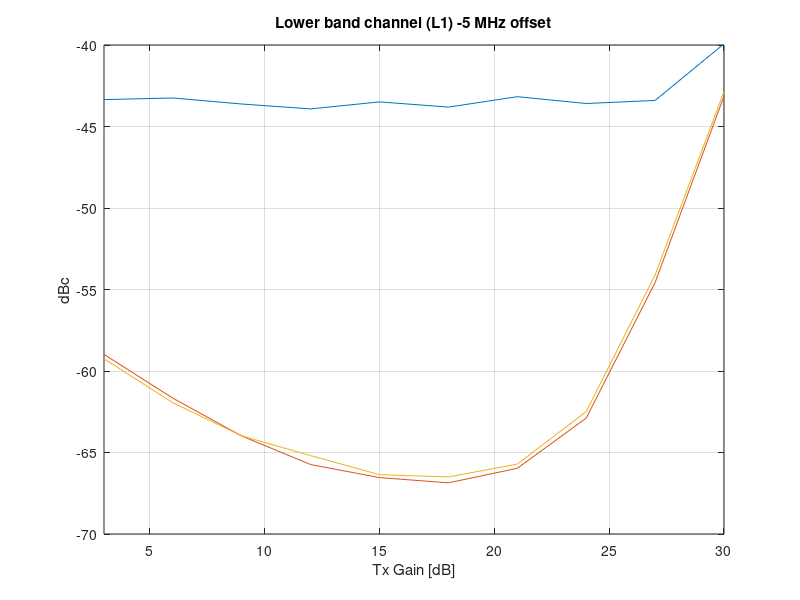
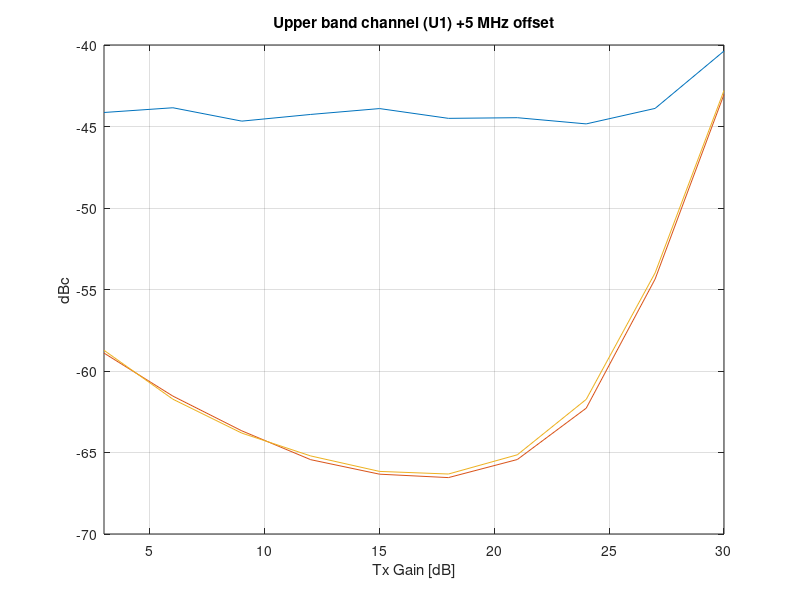
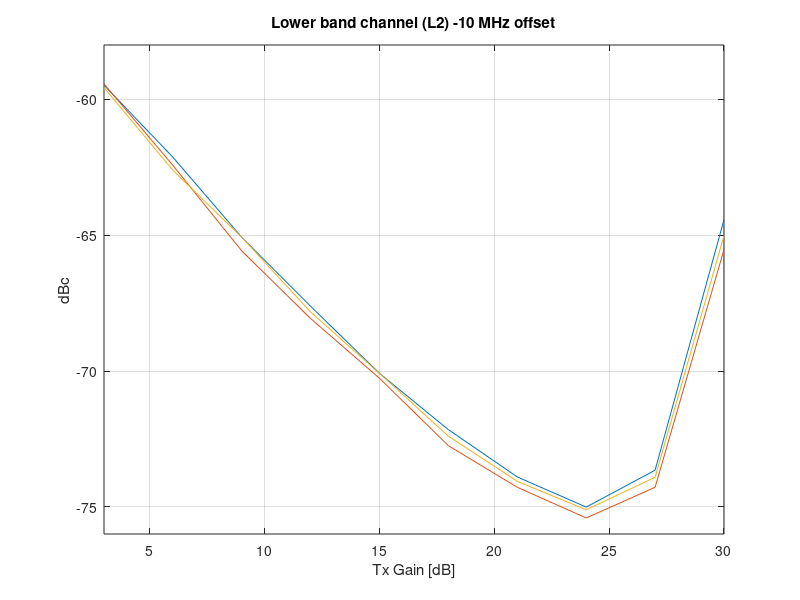
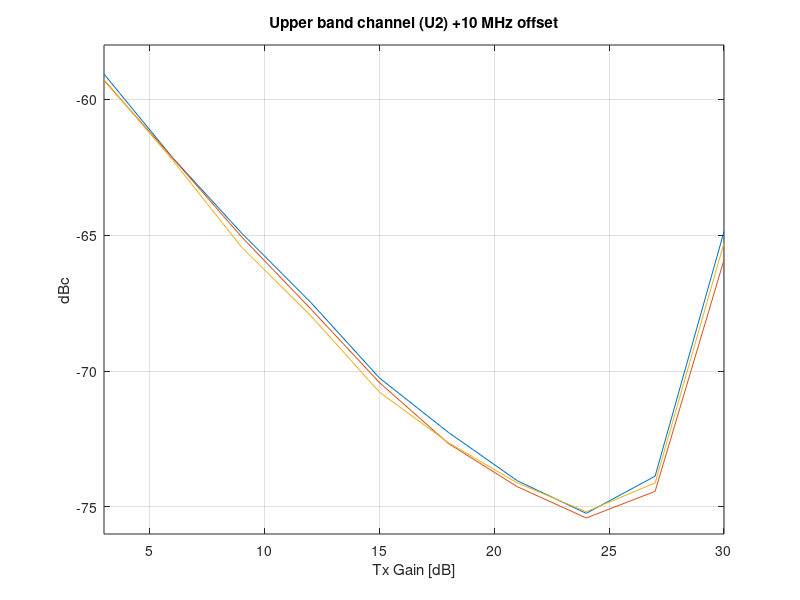

The MATLAB source for these figures, in order:
close all;clear all;clc

L1_dBc = [
3	-43.35	-58.98	-59.25;
6	-43.25	-61.67	-61.95;
9	-43.62	-63.99	-63.98;
12	-43.92	-65.74	-65.19;
15	-43.49	-66.54	-66.36;
18	-43.81	-66.86	-66.5;
21	-43.17	-65.97	-65.71;
24	-43.59	-62.89	-62.49;
27	-43.4	-54.57	-54.1;
30	-39.93	-43.14	-42.86];

L2_dBc = [
3	-59.48	-59.43	-59.57;
6	-62.13	-62.43	-62.61;
9	-65.08	-65.58	-65.08;
12	-67.62	-68.07	-67.83;
15	-70.09	-70.27	-70.09;
18	-72.16	-72.75	-72.4;
21	-73.9	-74.28	-74.06;
24	-75.01	-75.41	-75.11;
27	-73.65	-74.28	-73.91;
30	-64.43	-65.53	-65.02];

U1_dBc = [
3	-44.14	-58.9	-58.73;
6	-43.85	-61.54	-61.73;
9	-44.67	-63.67	-63.81;
12	-44.26	-65.44	-65.21;
15	-43.9	-66.33	-66.16;
18	-44.5	-66.54	-66.32;
21	-44.46	-65.43	-65.14;
24	-44.84	-62.28	-61.74;
27	-43.89	-54.36	-53.98;
30	-40.37	-43.03	-42.79];

U2_dBc = [
3	-59.07	-59.3	-59.27;
6	-62.16	-62.17	-62.25;
9	-64.93	-65.07	-65.45;
12	-67.47	-67.71	-67.96;
15	-70.26	-70.43	-70.78;
18	-72.26	-72.67	-72.64;
21	-74.04	-74.26	-74.12;
24	-75.24	-75.41	-75.18;
27	-73.87	-74.43	-74.12;
30	-64.87	-65.91	-65.29];

figure
plot(L1_dBc(:,1),L1_dBc(:,2))
hold on
plot(L1_dBc(:,1),L1_dBc(:,3))
plot(L1_dBc(:,1),L1_dBc(:,4))
hold off
grid on
axis([L1_dBc(1,1) L1_dBc(10,1) -70 -40])
xlabel('Tx Gain [dB]')
ylabel('dBc')
title('Lower band channel (L1) -5 MHz offset')

figure
plot(U1_dBc(:,1),U1_dBc(:,2))
hold on
plot(U1_dBc(:,1),U1_dBc(:,3))
plot(U1_dBc(:,1),U1_dBc(:,4))
hold off
grid on
axis([U1_dBc(1,1) U1_dBc(10,1) -70 -40])
xlabel('Tx Gain [dB]')
ylabel('dBc')
title('Upper band channel (U1) +5 MHz offset')

figure
plot(L2_dBc(:,1),L2_dBc(:,2))
hold on
plot(L2_dBc(:,1),L2_dBc(:,3))
plot(L2_dBc(:,1),L2_dBc(:,4))
hold off
grid on
axis([U2_dBc(1,1) U2_dBc(10,1) -76 -58])
xlabel('Tx Gain [dB]')
ylabel('dBc')
title('Lower band channel (L2) -10 MHz offset')

figure
plot(U2_dBc(:,1),U2_dBc(:,2))
hold on
plot(U2_dBc(:,1),U2_dBc(:,3))
plot(U2_dBc(:,1),U2_dBc(:,4))
hold off
grid on
axis([U2_dBc(1,1) U2_dBc(10,1) -76 -58])
xlabel('Tx Gain [dB]')
ylabel('dBc')
title('Upper band channel (U2) +10 MHz offset')
